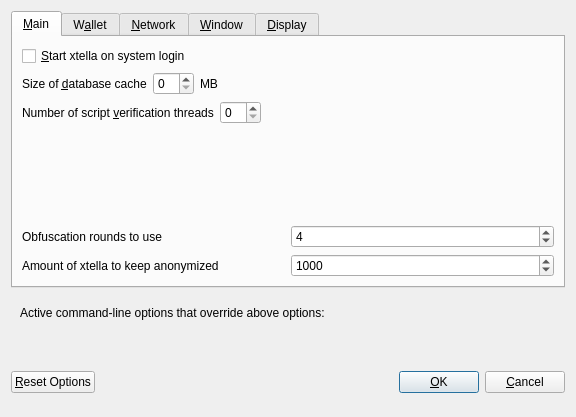
<?xml version="1.0" encoding="UTF-8"?>
<ui version="4.0">
 <class>OptionsDialog</class>
 <widget class="QDialog" name="OptionsDialog">
  <property name="geometry">
   <rect>
    <x>0</x>
    <y>0</y>
    <width>576</width>
    <height>417</height>
   </rect>
  </property>
  <property name="windowTitle">
   <string>Options</string>
  </property>
  <property name="modal">
   <bool>true</bool>
  </property>
  <layout class="QVBoxLayout" name="verticalLayout">
   <item>
    <widget class="QTabWidget" name="tabWidget">
     <property name="currentIndex">
      <number>0</number>
     </property>
     <widget class="QWidget" name="tabMain">
      <attribute name="title">
       <string>&amp;Main</string>
      </attribute>
      <layout class="QVBoxLayout" name="verticalLayout_Main">
       <item>
        <widget class="QCheckBox" name="bitcoinAtStartup">
         <property name="toolTip">
          <string>Automatically start xtella after logging in to the system.</string>
         </property>
         <property name="text">
          <string>&amp;Start xtella on system login</string>
         </property>
        </widget>
       </item>
       <item>
        <layout class="QHBoxLayout" name="horizontalLayout_2_Main">
         <item>
          <widget class="QLabel" name="databaseCacheLabel">
           <property name="text">
            <string>Size of &amp;database cache</string>
           </property>
           <property name="textFormat">
            <enum>Qt::PlainText</enum>
           </property>
           <property name="buddy">
            <cstring>databaseCache</cstring>
           </property>
          </widget>
         </item>
         <item>
          <widget class="QSpinBox" name="databaseCache"/>
         </item>
         <item>
          <widget class="QLabel" name="databaseCacheUnitLabel">
           <property name="text">
            <string>MB</string>
           </property>
           <property name="textFormat">
            <enum>Qt::PlainText</enum>
           </property>
          </widget>
         </item>
         <item>
          <spacer name="horizontalSpacer_2_Main">
           <property name="orientation">
            <enum>Qt::Horizontal</enum>
           </property>
           <property name="sizeHint" stdset="0">
            <size>
             <width>40</width>
             <height>20</height>
            </size>
           </property>
          </spacer>
         </item>
        </layout>
       </item>
       <item>
        <layout class="QHBoxLayout" name="horizontalLayout_3_Main">
         <item>
          <widget class="QLabel" name="threadsScriptVerifLabel">
           <property name="text">
            <string>Number of script &amp;verification threads</string>
           </property>
           <property name="textFormat">
            <enum>Qt::PlainText</enum>
           </property>
           <property name="buddy">
            <cstring>threadsScriptVerif</cstring>
           </property>
          </widget>
         </item>
         <item>
          <widget class="QSpinBox" name="threadsScriptVerif">
           <property name="toolTip">
            <string>(0 = auto, &lt;0 = leave that many cores free)</string>
           </property>
          </widget>
         </item>
         <item>
          <spacer name="horizontalSpacer_3_Main">
           <property name="orientation">
            <enum>Qt::Horizontal</enum>
           </property>
           <property name="sizeHint" stdset="0">
            <size>
             <width>40</width>
             <height>20</height>
            </size>
           </property>
          </spacer>
         </item>
        </layout>
       </item>
       <item>
        <spacer name="verticalSpacer_Main">
         <property name="orientation">
          <enum>Qt::Vertical</enum>
         </property>
         <property name="sizeHint" stdset="0">
          <size>
           <width>20</width>
           <height>40</height>
          </size>
         </property>
        </spacer>
       </item>
       <item>
        <layout class="QHBoxLayout" name="horizontalLayout_4_Main">
         <item>
          <widget class="QLabel" name="label">
           <property name="toolTip">
            <string>This setting determines the amount of individual masternodes that an input will be anonymized through.&lt;br/&gt;More rounds of anonymization gives a higher degree of privacy, but also costs more in fees.</string>
           </property>
           <property name="text">
            <string>Obfuscation rounds to use</string>
           </property>
          </widget>
         </item>
         <item>
          <widget class="QSpinBox" name="obfuscationRounds">
           <property name="minimum">
            <number>2</number>
           </property>
           <property name="maximum">
            <number>8</number>
           </property>
           <property name="value">
            <number>4</number>
           </property>
          </widget>
         </item>
        </layout>
       </item>
       <item>
        <layout class="QHBoxLayout" name="horizontalLayout">
         <item>
          <widget class="QLabel" name="label_2">
           <property name="toolTip">
            <string>This amount acts as a threshold to turn off Obfuscation once it's reached.</string>
           </property>
           <property name="statusTip">
            <string notr="true"/>
           </property>
           <property name="whatsThis">
            <string notr="true"/>
           </property>
           <property name="accessibleName">
            <string notr="true"/>
           </property>
           <property name="accessibleDescription">
            <string notr="true"/>
           </property>
           <property name="text">
            <string>Amount of xtella to keep anonymized</string>
           </property>
          </widget>
         </item>
         <item>
          <widget class="QSpinBox" name="anonymizextella">
           <property name="minimum">
            <number>100</number>
           </property>
           <property name="maximum">
            <number>100000</number>
           </property>
           <property name="singleStep">
            <number>100</number>
           </property>
           <property name="value">
            <number>1000</number>
           </property>
          </widget>
         </item>
        </layout>
       </item>
      </layout>
     </widget>
     <widget class="QWidget" name="tabWallet">
      <attribute name="title">
       <string>W&amp;allet</string>
      </attribute>
      <layout class="QVBoxLayout" name="verticalLayout_Wallet">
       <item>
        <widget class="QGroupBox" name="groupBox">
         <property name="title">
          <string>Expert</string>
         </property>
         <layout class="QVBoxLayout" name="verticalLayout_2">
          <item>
           <widget class="QCheckBox" name="coinControlFeatures">
            <property name="toolTip">
             <string>Whether to show coin control features or not.</string>
            </property>
            <property name="text">
             <string>Enable coin &amp;control features</string>
            </property>
           </widget>
          </item>
          <item>
           <widget class="QCheckBox" name="showMasternodesTab">
            <property name="toolTip">
             <string>Show additional tab listing all your masternodes in first sub-tab&lt;br/&gt;and all masternodes on the network in second sub-tab.</string>
            </property>
            <property name="text">
             <string>Show Masternodes Tab</string>
            </property>
           </widget>
          </item>
          <item>
           <widget class="QCheckBox" name="spendZeroConfChange">
            <property name="toolTip">
             <string>If you disable the spending of unconfirmed change, the change from a transaction&lt;br/&gt;cannot be used until that transaction has at least one confirmation.&lt;br/&gt;This also affects how your balance is computed.</string>
            </property>
            <property name="text">
             <string>&amp;Spend unconfirmed change</string>
            </property>
           </widget>
          </item>
         </layout>
        </widget>
       </item>
       <item>
        <spacer name="verticalSpacer_Wallet">
         <property name="orientation">
          <enum>Qt::Vertical</enum>
         </property>
         <property name="sizeHint" stdset="0">
          <size>
           <width>20</width>
           <height>40</height>
          </size>
         </property>
        </spacer>
       </item>
      </layout>
     </widget>
     <widget class="QWidget" name="tabNetwork">
      <attribute name="title">
       <string>&amp;Network</string>
      </attribute>
      <layout class="QVBoxLayout" name="verticalLayout_Network">
       <item>
        <widget class="QCheckBox" name="mapPortUpnp">
         <property name="toolTip">
          <string>Automatically open the xtella client port on the router. This only works when your router supports UPnP and it is enabled.</string>
         </property>
         <property name="text">
          <string>Map port using &amp;UPnP</string>
         </property>
        </widget>
       </item>
       <item>
        <widget class="QCheckBox" name="allowIncoming">
         <property name="toolTip">
          <string>Accept connections from outside</string>
         </property>
         <property name="text">
          <string>Allow incoming connections</string>
         </property>
        </widget>
       </item>
       <item>
        <widget class="QCheckBox" name="connectSocks">
         <property name="toolTip">
          <string>Connect to the xtella network through a SOCKS5 proxy.</string>
         </property>
         <property name="text">
          <string>&amp;Connect through SOCKS5 proxy (default proxy):</string>
         </property>
        </widget>
       </item>
       <item>
        <layout class="QHBoxLayout" name="horizontalLayout_1_Network">
         <item>
          <widget class="QLabel" name="proxyIpLabel">
           <property name="text">
            <string>Proxy &amp;IP:</string>
           </property>
           <property name="textFormat">
            <enum>Qt::PlainText</enum>
           </property>
           <property name="buddy">
            <cstring>proxyIp</cstring>
           </property>
          </widget>
         </item>
         <item>
          <widget class="QValidatedLineEdit" name="proxyIp">
           <property name="minimumSize">
            <size>
             <width>140</width>
             <height>0</height>
            </size>
           </property>
           <property name="maximumSize">
            <size>
             <width>140</width>
             <height>16777215</height>
            </size>
           </property>
           <property name="toolTip">
            <string>IP address of the proxy (e.g. IPv4: 127.0.0.1 / IPv6: ::1)</string>
           </property>
          </widget>
         </item>
         <item>
          <widget class="QLabel" name="proxyPortLabel">
           <property name="text">
            <string>&amp;Port:</string>
           </property>
           <property name="textFormat">
            <enum>Qt::PlainText</enum>
           </property>
           <property name="buddy">
            <cstring>proxyPort</cstring>
           </property>
          </widget>
         </item>
         <item>
          <widget class="QLineEdit" name="proxyPort">
           <property name="minimumSize">
            <size>
             <width>55</width>
             <height>0</height>
            </size>
           </property>
           <property name="maximumSize">
            <size>
             <width>55</width>
             <height>16777215</height>
            </size>
           </property>
           <property name="toolTip">
            <string>Port of the proxy (e.g. 9050)</string>
           </property>
          </widget>
         </item>
         <item>
          <spacer name="horizontalSpacer_1_Network">
           <property name="orientation">
            <enum>Qt::Horizontal</enum>
           </property>
           <property name="sizeHint" stdset="0">
            <size>
             <width>40</width>
             <height>20</height>
            </size>
           </property>
          </spacer>
         </item>
        </layout>
       </item>
       <item>
        <spacer name="verticalSpacer_Network">
         <property name="orientation">
          <enum>Qt::Vertical</enum>
         </property>
         <property name="sizeHint" stdset="0">
          <size>
           <width>20</width>
           <height>40</height>
          </size>
         </property>
        </spacer>
       </item>
      </layout>
     </widget>
     <widget class="QWidget" name="tabWindow">
      <attribute name="title">
       <string>&amp;Window</string>
      </attribute>
      <layout class="QVBoxLayout" name="verticalLayout_Window">
       <item>
        <widget class="QCheckBox" name="minimizeToTray">
         <property name="toolTip">
          <string>Show only a tray icon after minimizing the window.</string>
         </property>
         <property name="text">
          <string>&amp;Minimize to the tray instead of the taskbar</string>
         </property>
        </widget>
       </item>
       <item>
        <widget class="QCheckBox" name="minimizeOnClose">
         <property name="toolTip">
          <string>Minimize instead of exit the application when the window is closed. When this option is enabled, the application will be closed only after selecting Quit in the menu.</string>
         </property>
         <property name="text">
          <string>M&amp;inimize on close</string>
         </property>
        </widget>
       </item>
       <item>
        <spacer name="verticalSpacer_Window">
         <property name="orientation">
          <enum>Qt::Vertical</enum>
         </property>
         <property name="sizeHint" stdset="0">
          <size>
           <width>20</width>
           <height>40</height>
          </size>
         </property>
        </spacer>
       </item>
      </layout>
     </widget>
     <widget class="QWidget" name="tabDisplay">
      <attribute name="title">
       <string>&amp;Display</string>
      </attribute>
      <layout class="QVBoxLayout" name="verticalLayout_Display">
       <item>
        <layout class="QHBoxLayout" name="horizontalLayout_1_Display">
         <item>
          <widget class="QLabel" name="langLabel">
           <property name="text">
            <string>User Interface &amp;language:</string>
           </property>
           <property name="textFormat">
            <enum>Qt::PlainText</enum>
           </property>
           <property name="buddy">
            <cstring>lang</cstring>
           </property>
          </widget>
         </item>
         <item>
          <widget class="QValueComboBox" name="lang">
           <property name="toolTip">
            <string>The user interface language can be set here. This setting will take effect after restarting xtella.</string>
           </property>
          </widget>
         </item>
        </layout>
       </item>
       <item>
        <widget class="QLabel" name="label_3">
         <property name="toolTip">
          <string notr="true"/>
         </property>
         <property name="statusTip">
          <string notr="true"/>
         </property>
         <property name="whatsThis">
          <string notr="true"/>
         </property>
         <property name="accessibleName">
          <string notr="true"/>
         </property>
         <property name="text">
          <string>Language missing or translation incomplete? Help contributing translations here:
https://www.transifex.com/xtella-project/xtella-project-translations</string>
         </property>
         <property name="wordWrap">
          <bool>true</bool>
         </property>
         <property name="openExternalLinks">
          <bool>true</bool>
         </property>
         <property name="textInteractionFlags">
          <set>Qt::TextBrowserInteraction</set>
         </property>
        </widget>
       </item>
       <item>
        <layout class="QHBoxLayout" name="horizontalLayout_4_Display" stretch="0,0">
         <item>
          <widget class="QLabel" name="themeLabel">
           <property name="text">
            <string>User Interface Theme:</string>
           </property>
          </widget>
         </item>
         <item>
          <widget class="QValueComboBox" name="theme"/>
         </item>
        </layout>
       </item>
       <item>
        <widget class="Line" name="line">
         <property name="orientation">
          <enum>Qt::Horizontal</enum>
         </property>
        </widget>
       </item>
       <item>
        <layout class="QHBoxLayout" name="horizontalLayout_2_Display">
         <item>
          <widget class="QLabel" name="unitLabel">
           <property name="text">
            <string>&amp;Unit to show amounts in:</string>
           </property>
           <property name="textFormat">
            <enum>Qt::PlainText</enum>
           </property>
           <property name="buddy">
            <cstring>unit</cstring>
           </property>
          </widget>
         </item>
         <item>
          <widget class="QValueComboBox" name="unit">
           <property name="toolTip">
            <string>Choose the default subdivision unit to show in the interface and when sending coins.</string>
           </property>
          </widget>
         </item>
        </layout>
       </item>
       <item>
        <layout class="QHBoxLayout" name="horizontalLayout_5_Display">
         <item>
          <widget class="QLabel" name="digitsLabel">
           <property name="text">
            <string>Decimal digits</string>
           </property>
          </widget>
         </item>
         <item>
          <widget class="QValueComboBox" name="digits"/>
         </item>
        </layout>
       </item>
       <item>
        <layout class="QHBoxLayout" name="horizontalLayout_3_Display">
         <item>
          <widget class="QLabel" name="thirdPartyTxUrlsLabel">
           <property name="toolTip">
            <string>Third party URLs (e.g. a block explorer) that appear in the transactions tab as context menu items. %s in the URL is replaced by transaction hash. Multiple URLs are separated by vertical bar |.</string>
           </property>
           <property name="text">
            <string>Third party transaction URLs</string>
           </property>
           <property name="buddy">
            <cstring>thirdPartyTxUrls</cstring>
           </property>
          </widget>
         </item>
         <item>
          <widget class="QLineEdit" name="thirdPartyTxUrls">
           <property name="toolTip">
            <string>Third party URLs (e.g. a block explorer) that appear in the transactions tab as context menu items. %s in the URL is replaced by transaction hash. Multiple URLs are separated by vertical bar |.</string>
           </property>
          </widget>
         </item>
        </layout>
       </item>
       <item>
        <spacer name="verticalSpacer">
         <property name="orientation">
          <enum>Qt::Vertical</enum>
         </property>
         <property name="sizeHint" stdset="0">
          <size>
           <width>20</width>
           <height>40</height>
          </size>
         </property>
        </spacer>
       </item>
      </layout>
     </widget>
    </widget>
   </item>
   <item>
    <widget class="QFrame" name="frame">
     <layout class="QVBoxLayout" name="verticalLayout_Bottom">
      <item>
       <layout class="QHBoxLayout" name="horizontalLayout_Bottom">
        <item>
         <widget class="QLabel" name="overriddenByCommandLineInfoLabel">
          <property name="text">
           <string>Active command-line options that override above options:</string>
          </property>
          <property name="textFormat">
           <enum>Qt::PlainText</enum>
          </property>
         </widget>
        </item>
        <item>
         <spacer name="horizontalSpacer_Bottom">
          <property name="orientation">
           <enum>Qt::Horizontal</enum>
          </property>
          <property name="sizeHint" stdset="0">
           <size>
            <width>40</width>
            <height>20</height>
           </size>
          </property>
         </spacer>
        </item>
       </layout>
      </item>
      <item>
       <widget class="QLabel" name="overriddenByCommandLineLabel">
        <property name="text">
         <string/>
        </property>
        <property name="textFormat">
         <enum>Qt::PlainText</enum>
        </property>
        <property name="wordWrap">
         <bool>true</bool>
        </property>
       </widget>
      </item>
     </layout>
    </widget>
   </item>
   <item>
    <layout class="QHBoxLayout" name="horizontalLayout_Buttons">
     <item>
      <widget class="QPushButton" name="resetButton">
       <property name="toolTip">
        <string>Reset all client options to default.</string>
       </property>
       <property name="text">
        <string>&amp;Reset Options</string>
       </property>
       <property name="autoDefault">
        <bool>false</bool>
       </property>
      </widget>
     </item>
     <item>
      <spacer name="horizontalSpacer_1">
       <property name="orientation">
        <enum>Qt::Horizontal</enum>
       </property>
       <property name="sizeHint" stdset="0">
        <size>
         <width>40</width>
         <height>48</height>
        </size>
       </property>
      </spacer>
     </item>
     <item>
      <widget class="QLabel" name="statusLabel">
       <property name="minimumSize">
        <size>
         <width>200</width>
         <height>0</height>
        </size>
       </property>
       <property name="font">
        <font>
         <weight>75</weight>
         <bold>true</bold>
        </font>
       </property>
       <property name="text">
        <string/>
       </property>
       <property name="textFormat">
        <enum>Qt::PlainText</enum>
       </property>
       <property name="wordWrap">
        <bool>true</bool>
       </property>
      </widget>
     </item>
     <item>
      <spacer name="horizontalSpacer_2">
       <property name="orientation">
        <enum>Qt::Horizontal</enum>
       </property>
       <property name="sizeHint" stdset="0">
        <size>
         <width>40</width>
         <height>48</height>
        </size>
       </property>
      </spacer>
     </item>
     <item>
      <widget class="QPushButton" name="okButton">
       <property name="text">
        <string>&amp;OK</string>
       </property>
       <property name="autoDefault">
        <bool>false</bool>
       </property>
       <property name="default">
        <bool>true</bool>
       </property>
      </widget>
     </item>
     <item>
      <widget class="QPushButton" name="cancelButton">
       <property name="text">
        <string>&amp;Cancel</string>
       </property>
       <property name="autoDefault">
        <bool>false</bool>
       </property>
      </widget>
     </item>
    </layout>
   </item>
  </layout>
 </widget>
 <customwidgets>
  <customwidget>
   <class>QValidatedLineEdit</class>
   <extends>QLineEdit</extends>
   <header>qvalidatedlineedit.h</header>
  </customwidget>
  <customwidget>
   <class>QValueComboBox</class>
   <extends>QComboBox</extends>
   <header>qvaluecombobox.h</header>
  </customwidget>
 </customwidgets>
 <resources/>
 <connections/>
</ui>
